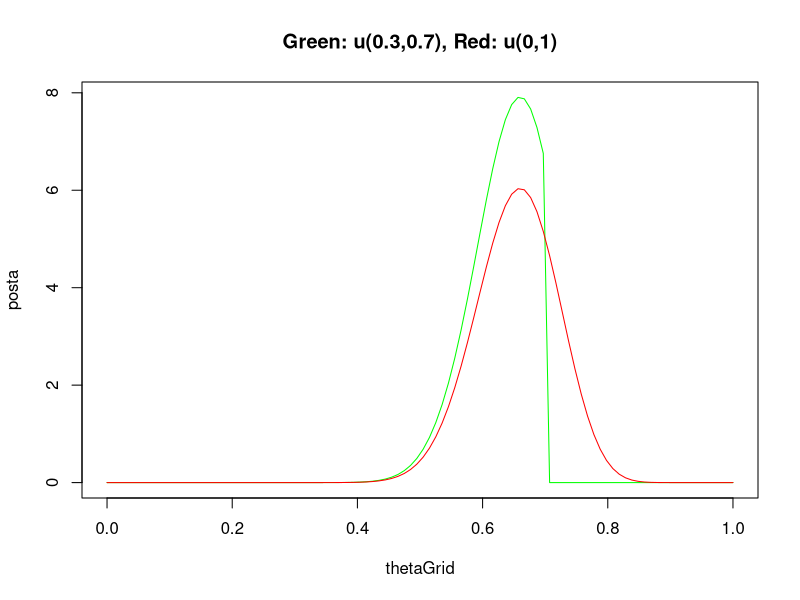

Reproduce this figure in R. (Note: this script raises an error after producing the figure.)
### EXAM 2020-06-04 ###

## Author: David Björelind, davbj395

# ---- 1a ---- #
# See PaperSol

# ---- 1b ---- #

point = 33
# Posterior with u(0.3, 0.7)
thetaGrid = seq(0,1, length = 100)

# Choosing not to make logpostfunc because of simple model with no numerical errors
postfunc = function(theta, a, b, x){
  prior = dunif(theta, a, b)
  like = dbinom(x, 50, theta)
  
  return(prior*like)
  
}
posta = rep(0, length(thetaGrid))
for (i in 1:length(thetaGrid)){
  posta[i] = postfunc(thetaGrid[i], 0.3, 0.7, point)
}
posta = posta/sum(posta)/(thetaGrid[2]-thetaGrid[1])
#plot(x=thetaGrid, y=posta, type='l', col="green")

# Posterior with u(0, 1)
postb = rep(0, length(thetaGrid))
for (i in 1:length(thetaGrid)){
  postb[i] = postfunc(thetaGrid[i], 0, 1, point)
}
postb = postb/sum(postb)/(thetaGrid[2]-thetaGrid[1])
plot(x=thetaGrid, y=posta, type='l', col="green", main="Green: u(0.3,0.7), Red: u(0,1)")
lines(x=thetaGrid, y=postb, type='l', col="red")
# It can be shown that the distribution with narrower prior gets cut of at theta=0.7
# and has higher peaks

# ---- 1c ---- #
prob1 = sum(postfunc(seq(0,0.5, length=50), 0, 1, 33))/
  sum(postfunc(seq(0,1, length=100), 0, 1, 33)) # About 1,4%

prob2 = sum(postfunc(seq(0,0.5, length=50), 0.3, 0.7, 33))/
  sum(postfunc(seq(0,1, length=100), 0.3, 0.7, 33)) # About 1,9%

# Probabilities seems reasonalbe when looking at the plots, since most of the density is to
# the right of 0.5

# Probability for the smaller prior is slightly larger, as expected when looking at the
# previous plot

# ---- 2a ---- #


y_data = titanic$survived
x_data = as.matrix(titanic[-1])
mu0 = rep(0,5)
tau = 50
nIter = 1000

# Made a correction in BayesProbReg due to nPara not found!
BayesProbReg <- function(y, X, mu_0, tau, nIter){
  
  # Prior
  nPara = length(X[1,]) # I added this line!
  priorCov <- tau^2*diag(nPara)
  priorPrec <- solve(priorCov)
  
  # Compute posterior hyperparameters
  n = length(y) # Number of observations
  n1 = sum(y)
  n0 = n - n1
  nCovs = dim(X)[2] # Number of covariates
  XX = t(X)%*%X
  
  # The actual sampling
  betaSample = matrix(NA, nIter, nCovs)
  u <- matrix(NA, n, 1)
  beta <- solve(XX,crossprod(X,y)) # OLS estimate as initial value
  for (i in 1:nIter){
    
    xBeta <- X%*%beta
    
    # Draw u | beta
    u[y == 0] <- rtnorm(n = n0, mean = xBeta[y==0], sd = 1, lower = -Inf, upper = 0)
    u[y == 1] <- rtnorm(n = n1, mean = xBeta[y==1], sd = 1, lower = 0, upper = Inf)
    
    # Draw beta | u
    betaHat <- solve(XX,t(X)%*%u)
    postPrec <- XX + priorPrec
    postCov <- solve(postPrec)
    betaMean <- solve(postPrec,XX%*%betaHat + priorPrec%*%mu_0)
    beta <- t(rmvnorm(n = 1, mean = betaMean, sigma = postCov))
    betaSample[i,] <- t(beta)
    
  }
  
  return(betaSample=betaSample)
}


# BayesProbReg <- function(y, X, mu_0, tau, nIter)
samples = BayesProbReg(y_data, x_data, mu0, tau, nIter)
plot(samples[,1], type='l', main='"Feature" 1: Intercept')
# Not sure to plot 'Intercept', since it is not really a feature
plot(samples[,2], type='l', main='Feature 2: Adult')
plot(samples[,3], type='l', main='Feature 3: Man')
plot(samples[,4], type='l', main='Feature 4: Class1')
plot(samples[,5], type='l', main='Feature 5: Class2')
# All series look to be reasonable and no convergence errors

hist(samples[,1], 50, main='Distribution of feature 1: Intercept')
hist(samples[,2], 50, main='Distribution of feature 2: Adult')
hist(samples[,3], 50, main='Distribution of feature 3: Man')
hist(samples[,4], 50, main='Distribution of feature 4: Class1')
hist(samples[,5], 50, main='Distribution of feature 5: Class2')
# All histograms seems reasonable

# ---- 2b ---- #
# Since we have a linear loss function, we want to use posterior median as a point estimate!
PE1 = median(samples[,1]) # 0.77
PE2 = median(samples[,2]) # -0.57
PE3 = median(samples[,3]) # -1.42
PE4 = median(samples[,4]) # 1.02
PE5 = median(samples[,5]) # 0.40
# The results are reasonable when compared to the posterior distribution plots

# ---- 2c ---- #
beta25 = samples[,2] + samples[,5]
sum(beta25 > 0)/length(beta25) #13.2 %
# with 13.2% safety we can say that people that were Adults (f2) and Class2 (f5) 
# contributed to them surviving (higher chance that y=1).

# With 86.8% safery we can say that these people were worse off on Titanic because 
# they were Adults had tickets in Class2.

# ---- 2d ---- #
# See PaperSol


# ---- 3a ---- #
# y: number of medals
# x: log(money spent in M dollars)
y_data=c(5, 3, 17, 8)
x_data=log(c(20, 20, 50, 40))

# Making functions that calculates the log posterior values
logPostdens = function(beta, mu, sigma, x, y){
  prior = dnorm(beta, mean = mu, sd = sigma, log=TRUE)
  like =  dpois(y, exp(x*beta), log=TRUE)
  return(prior+like)
}
logPostPoisN = function(beta, mu, sigma, x, y){
  s = sum(logPostdens(beta, mu, sigma, x, y))
  return(s)
}

startVal = 0
OptimResults<-optim(startVal,logPostPoisN,gr=NULL, 1, 1/10, x_data, y_data, method=c("L-BFGS-B"), 
                    control=list(fnscale=-1),hessian=TRUE)
# Here is the optimal beta and sigma from the optimization
opti_beta = OptimResults$par
opti_sd = -solve(OptimResults$hessian)

betaGrid = seq(0.5,1.5,length = 1000)
normal_post = dnorm(betaGrid, mean = opti_beta, sd=sqrt(opti_sd))
plot(x = betaGrid, y = normal_post, type='l')
# Reasonable distribution for B, slightly lower than what the prior suggests

# ---- 3b ---- #
# decrease to 20M or stay at 40M

lossFunc = function(y, x){
  s = 4 + exp(x)/50 - sqrt(y)
  return(s)
}
# Idea: Make 10000 draws using the B that was approximated in a). For each value in xGrid, compute
# distribution for y. Put values into loss function and plot to see which value minimizes it

nIter = 10000
xGrid = log(seq(0.0001,60, length=nIter))

y_values = rep(0, nIter)
for (i in 1:nIter){
  y_values[i] = rpois(1, exp(opti_beta*xGrid[i]))
}
losses = lossFunc(y_values, xGrid)
plot(x=exp(xGrid), y = losses, type='l', xlab='Money spent', ylab='Expected loss (L(y,x))')
# Judning from the graph, the loss of 40M is LESS than the loss of 20M
# Therefore, the country should increase spending to 40M

# A plot of the generated y-values with "normal" values of the x-axle
plot(x=exp(xGrid), y = y_values, type='l', xlab='Money spent', ylab='Expected amount of medals')
# Just a check: We can see that increased spending gives us higher prediction of medals, 
# which is reasonable

# ---- 4a ---- #
# See PaperSol

# ---- 4b ---- #
# See PaperSol

# ---- 4c ---- # Naive Bayes Classifier
# See PaperSol for motivation behind calculations
naiveBayes =function(x_length, x_weight, gender){
  
    theta = 1/4
    length = dnorm(x_length, 12, 2*(1+1/20))
    weight = dnorm(x_weight, 280, 50*(1+1/20))
    s_male =length*weight*theta
  
    theta = 3/4
    length = dnorm(x_length, 14, 2*(1+1/20))
    weight = dnorm(x_weight, 300, 50*(1+1/20))
    s_female =length*weight*theta
  
    # Normalizing so that propabilites are proper due to proportionality, see PaperSol
    if (gender =='female'){
      return(s_female/(s_male+s_female))
    } else {
      return(s_male/(s_male+s_female))
    }
}

prob = naiveBayes(10, 250, "female") # 36%
# Reasonable since the values are closer that of a males normal values!



